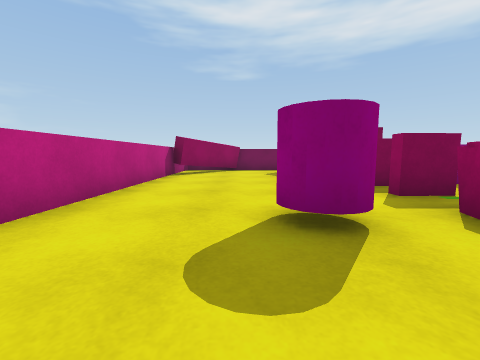
[1] (above)

22 first-person views from a walk through a Unity game level. The camera is 0.72 m above the floor, tilts 6° down and sees 90° across. The floor is counted in squares, 1 m on a side. Each view is taken from the middle of a square. On the plan, view 1 faces up. The plan holds only what a view shows up to about 9 squares ahead; the rest is blank. The place goes on beyond the plan. Surface patterns are stand-ins for the level's own textures.

[2]
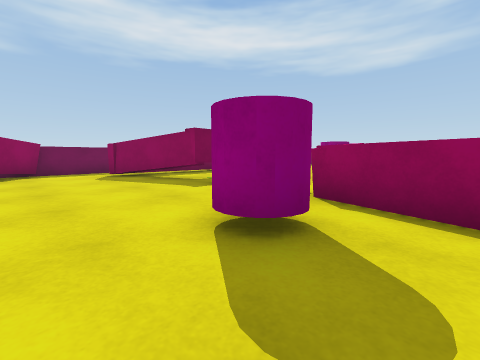

[3]
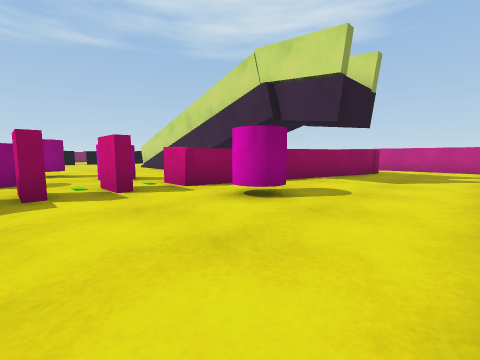

[4]
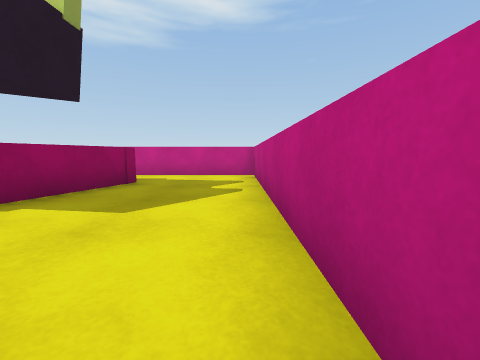

[5]
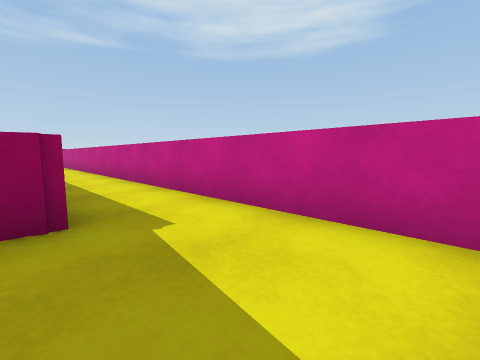

[6]
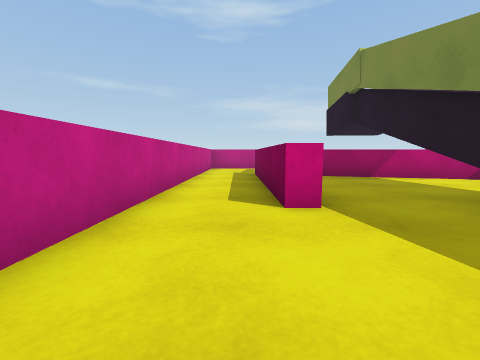

[7]
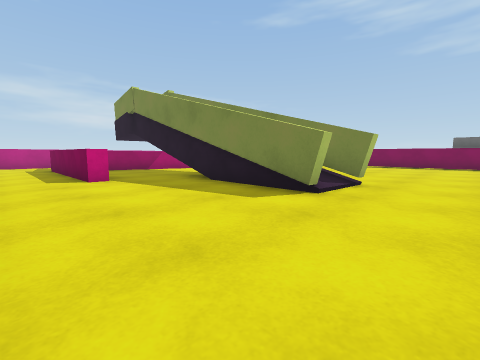

[8]
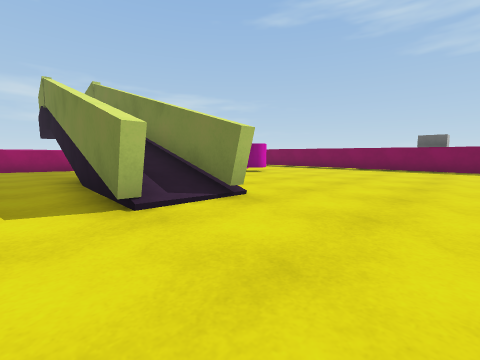

[9]
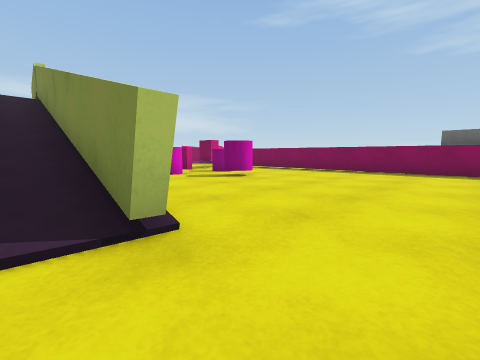

[10]
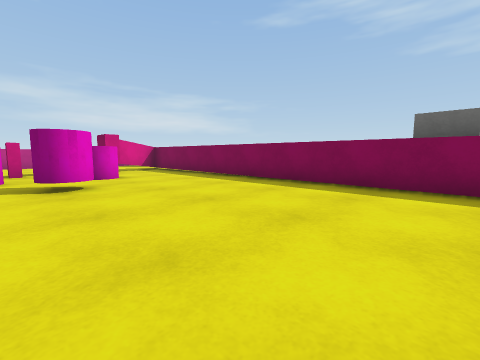

[11]
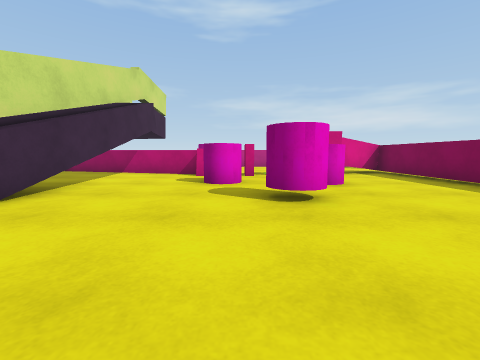

[12]
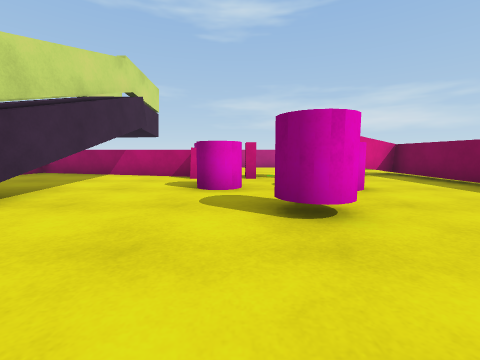

[13]
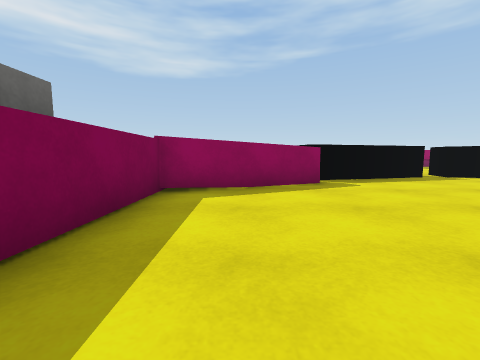

[14]
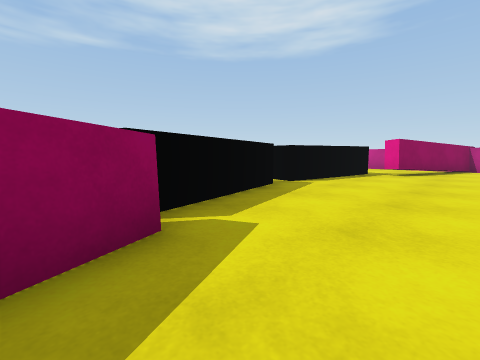

[15]
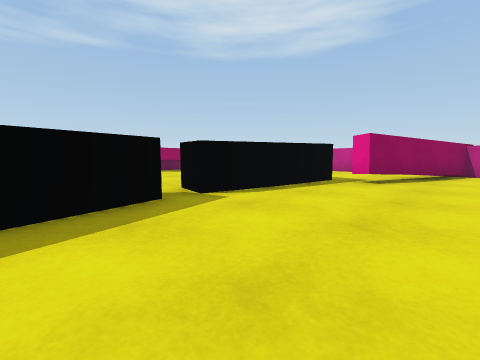

[16]
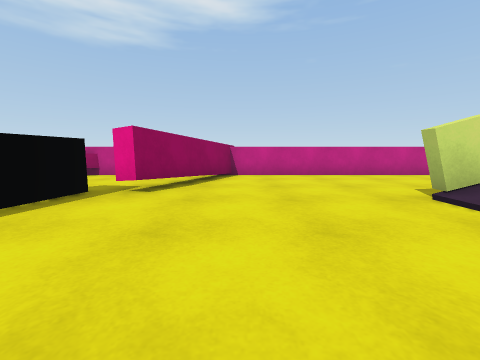

[17]
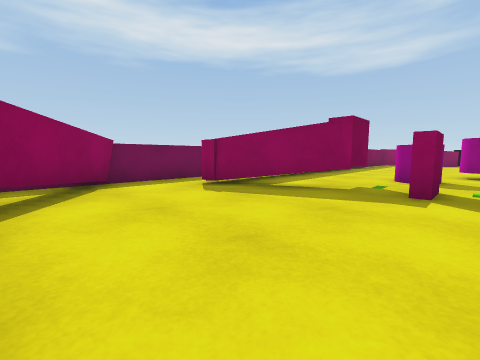

[18]
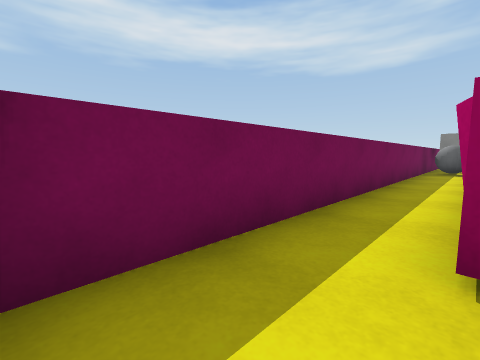

[19]
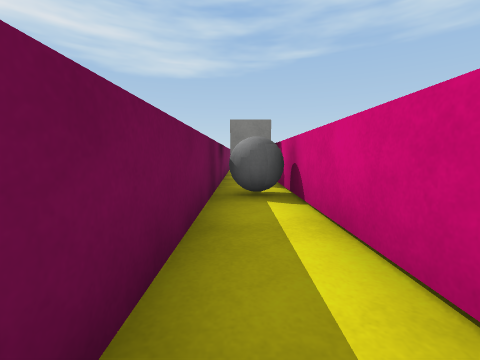

[20]
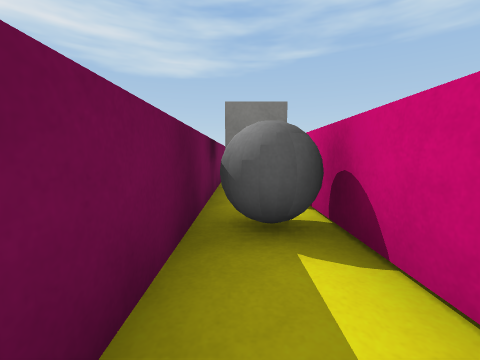

[21]
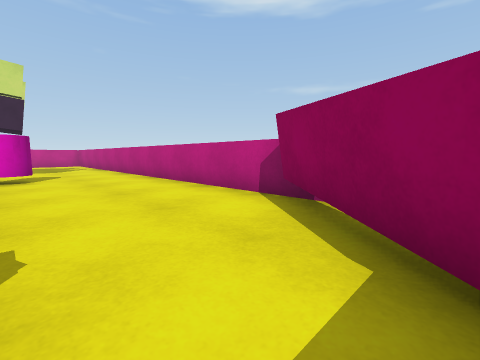

[22]
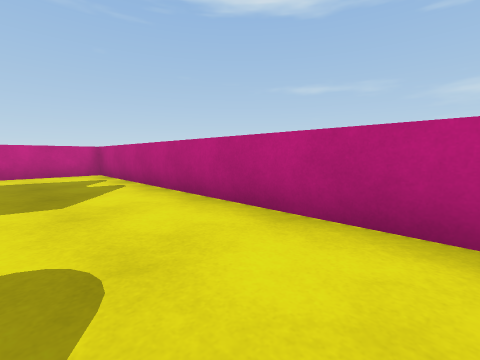

### Floor plan
Key: @ floor where view 1 was taken; # wall or solid block; . floor; / step, stairs or slope; ^ raised ledge; B pink block; T thing the floor can be seen under or through; C pink cylinder; U cube; G grey ball.
Columns run from 3 left of view 1 to 19 right of it. Each row starts with its distance up from view 1.
 12    ############^^^^^
 11   ##..........GGUU^^
 10  ##..##########GUU^^
  9 ##...T.............#
  8 #....TT............##
  7 #.....TB............#
  6 #.....T#.C..........##
  5 #..........C.........#
  4 #.....##.C...........##
  3 #...C.BBCC............#
  2 #...C.^...............#
  1 #....^^...............#
  0 #..@.#..########......#
 -1 #....#..////////.....##
 -2 #...##..#######/.....#
 -3 #...#...............##
 -4 #...#####^.........##
 -5 #..................#
 -6 #..................#
 -7 ####################

Where each view was taken, in squares from view 1:
view 1: 0 up, 0 right, facing up
view 2: 1 up, 1 left, facing up-right
view 3: 6 up, 2 left, facing down-right
view 4: 2 up, 2 left, facing down
view 5: 4 down, 2 left, facing down-right
view 6: 5 down, 10 right, facing left
view 7: 6 down, 14 right, facing up-left
view 8: 3 down, 15 right, facing up-left
view 9: 1 down, 14 right, facing up-left
view 10: 4 up, 14 right, facing up-left
view 11: 4 up, 12 right, facing left
view 12: 4 up, 11 right, facing left
view 13: 8 up, 11 right, facing right
view 14: 7 up, 15 right, facing down-right
view 15: 4 up, 15 right, facing down-right
view 16: 2 up, 15 right, facing down
view 17: 5 up, 2 left, facing up-right
view 18: 10 up, 0 right, facing up-right
view 19: 11 up, 7 right, facing right
view 20: 11 up, 9 right, facing right
view 21: 11 up, 1 right, facing down-left
view 22: 3 up, 0 right, facing down-left
